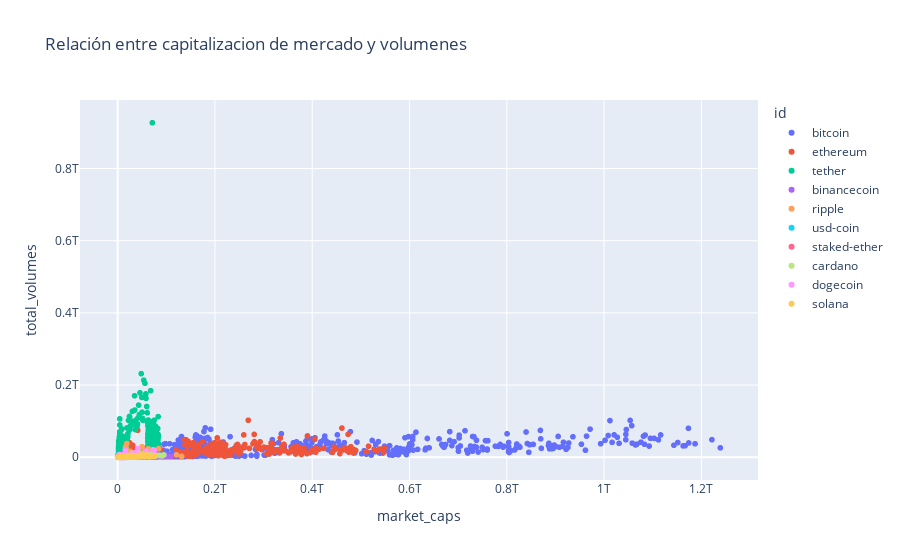

Notebook source saved alongside this figure:
### Code cell
'market_caps', 'total_volumes'
fig = px.scatter(combined_coin_df, x='market_caps', y='total_volumes', color="id", title='Relación entre capitalizacion de mercado y volumenes')
fig.show()

### Figure 1 — Plotly figure (JSON) as saved in the notebook; plotly's stock layout.template omitted (floating-point values rounded to 4 significant figures; data arrays with more than 128 entries replaced by an {"elided": "..."} marker saying what was removed)
{"data": [{"hovertemplate": "id=bitcoin<br>market_caps=%{x}<br>total_volumes=%{y}<extra></extra>", "legendgroup": "bitcoin", "marker": {"color": "#636efa", "symbol": "circle"}, "mode": "markers", "name": "bitcoin", "showlegend": true, "type": "scattergl", "x": {"elided": "982 float values"}, "xaxis": "x", "y": {"elided": "982 float values"}, "yaxis": "y"}, {"hovertemplate": "id=ethereum<br>market_caps=%{x}<br>total_volumes=%{y}<extra></extra>", "legendgroup": "ethereum", "marker": {"color": "#EF553B", "symbol": "circle"}, "mode": "markers", "name": "ethereum", "showlegend": true, "type": "scattergl", "x": {"elided": "766 float values"}, "xaxis": "x", "y": {"elided": "766 float values"}, "yaxis": "y"}, {"hovertemplate": "id=tether<br>market_caps=%{x}<br>total_volumes=%{y}<extra></extra>", "legendgroup": "tether", "marker": {"color": "#00cc96", "symbol": "circle"}, "mode": "markers", "name": "tether", "showlegend": true, "type": "scattergl", "x": {"elided": "803 float values"}, "xaxis": "x", "y": {"elided": "803 float values"}, "yaxis": "y"}, {"hovertemplate": "id=binancecoin<br>market_caps=%{x}<br>total_volumes=%{y}<extra></extra>", "legendgroup": "binancecoin", "marker": {"color": "#ab63fa", "symbol": "circle"}, "mode": "markers", "name": "binancecoin", "showlegend": true, "type": "scattergl", "x": {"elided": "564 float values"}, "xaxis": "x", "y": {"elided": "564 float values"}, "yaxis": "y"}, {"hovertemplate": "id=ripple<br>market_caps=%{x}<br>total_volumes=%{y}<extra></extra>", "legendgroup": "ripple", "marker": {"color": "#FFA15A", "symbol": "circle"}, "mode": "markers", "name": "ripple", "showlegend": true, "type": "scattergl", "x": {"elided": "955 float values"}, "xaxis": "x", "y": {"elided": "955 float values"}, "yaxis": "y"}, {"hovertemplate": "id=usd-coin<br>market_caps=%{x}<br>total_volumes=%{y}<extra></extra>", "legendgroup": "usd-coin", "marker": {"color": "#19d3f3", "symbol": "circle"}, "mode": "markers", "name": "usd-coin", "showlegend": true, "type": "scattergl", "x": {"elided": "464 float values"}, "xaxis": "x", "y": {"elided": "464 float values"}, "yaxis": "y"}, {"hovertemplate": "id=staked-ether<br>market_caps=%{x}<br>total_volumes=%{y}<extra></extra>", "legendgroup": "staked-ether", "marker": {"color": "#FF6692", "symbol": "circle"}, "mode": "markers", "name": "staked-ether", "showlegend": true, "type": "scattergl", "x": {"elided": "253 float values"}, "xaxis": "x", "y": {"elided": "253 float values"}, "yaxis": "y"}, {"hovertemplate": "id=cardano<br>market_caps=%{x}<br>total_volumes=%{y}<extra></extra>", "legendgroup": "cardano", "marker": {"color": "#B6E880", "symbol": "circle"}, "mode": "markers", "name": "cardano", "showlegend": true, "type": "scattergl", "x": {"elided": "556 float values"}, "xaxis": "x", "y": {"elided": "556 float values"}, "yaxis": "y"}, {"hovertemplate": "id=dogecoin<br>market_caps=%{x}<br>total_volumes=%{y}<extra></extra>", "legendgroup": "dogecoin", "marker": {"color": "#FF97FF", "symbol": "circle"}, "mode": "markers", "name": "dogecoin", "showlegend": true, "type": "scattergl", "x": {"elided": "922 float values"}, "xaxis": "x", "y": {"elided": "922 float values"}, "yaxis": "y"}, {"hovertemplate": "id=solana<br>market_caps=%{x}<br>total_volumes=%{y}<extra></extra>", "legendgroup": "solana", "marker": {"color": "#FECB52", "symbol": "circle"}, "mode": "markers", "name": "solana", "showlegend": true, "type": "scattergl", "x": {"elided": "320 float values"}, "xaxis": "x", "y": {"elided": "320 float values"}, "yaxis": "y"}], "layout": {"legend": {"title": {"text": "id"}, "tracegroupgap": 0}, "title": {"text": "Relación entre capitalizacion de mercado y volumenes"}, "xaxis": {"anchor": "y", "domain": [0, 1], "title": {"text": "market_caps"}}, "yaxis": {"anchor": "x", "domain": [0, 1], "title": {"text": "total_volumes"}}}}
